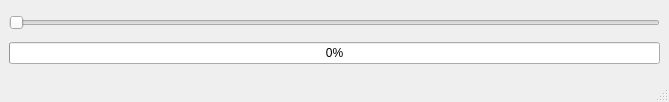
<?xml version="1.0" encoding="UTF-8"?>
<ui version="4.0">
 <class>MainWindow</class>
 <widget class="QMainWindow" name="MainWindow">
  <property name="geometry">
   <rect>
    <x>0</x>
    <y>0</y>
    <width>669</width>
    <height>102</height>
   </rect>
  </property>
  <property name="windowTitle">
   <string>MainWindow</string>
  </property>
  <widget class="QWidget" name="centralwidget">
   <layout class="QVBoxLayout" name="verticalLayout">
    <item>
     <widget class="QSlider" name="horizontalSlider">
      <property name="maximum">
       <number>100</number>
      </property>
      <property name="orientation">
       <enum>Qt::Orientation::Horizontal</enum>
      </property>
     </widget>
    </item>
    <item>
     <widget class="QProgressBar" name="progressBar">
      <property name="value">
       <number>0</number>
      </property>
     </widget>
    </item>
   </layout>
  </widget>
  <widget class="QMenuBar" name="menubar">
   <property name="geometry">
    <rect>
     <x>0</x>
     <y>0</y>
     <width>669</width>
     <height>19</height>
    </rect>
   </property>
  </widget>
  <widget class="QStatusBar" name="statusbar"/>
 </widget>
 <resources/>
 <connections/>
</ui>
